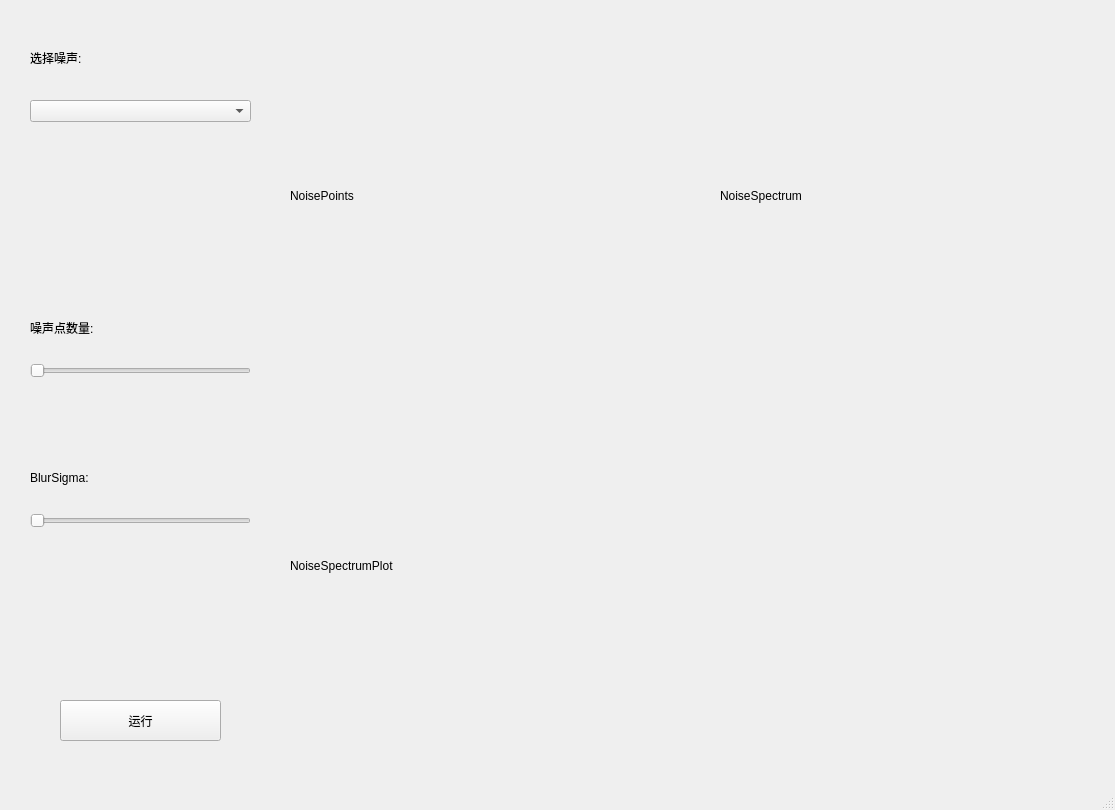
<?xml version="1.0" encoding="UTF-8"?>
<ui version="4.0">
 <class>MainWindow</class>
 <widget class="QMainWindow" name="MainWindow">
  <property name="geometry">
   <rect>
    <x>0</x>
    <y>0</y>
    <width>1115</width>
    <height>810</height>
   </rect>
  </property>
  <property name="windowTitle">
   <string>MainWindow</string>
  </property>
  <widget class="QWidget" name="centralwidget">
   <widget class="QWidget" name="horizontalLayoutWidget">
    <property name="geometry">
     <rect>
      <x>290</x>
      <y>40</y>
      <width>321</width>
      <height>311</height>
     </rect>
    </property>
    <layout class="QHBoxLayout" name="horizontalLayout">
     <item>
      <widget class="QLabel" name="NoisePoints">
       <property name="text">
        <string>NoisePoints</string>
       </property>
      </widget>
     </item>
    </layout>
   </widget>
   <widget class="QWidget" name="horizontalLayoutWidget_2">
    <property name="geometry">
     <rect>
      <x>720</x>
      <y>40</y>
      <width>321</width>
      <height>311</height>
     </rect>
    </property>
    <layout class="QHBoxLayout" name="horizontalLayout_2">
     <item>
      <widget class="QLabel" name="NoiseSpectrum">
       <property name="text">
        <string>NoiseSpectrum</string>
       </property>
      </widget>
     </item>
    </layout>
   </widget>
   <widget class="QWidget" name="horizontalLayoutWidget_3">
    <property name="geometry">
     <rect>
      <x>290</x>
      <y>390</y>
      <width>751</width>
      <height>351</height>
     </rect>
    </property>
    <layout class="QHBoxLayout" name="horizontalLayout_4">
     <item>
      <widget class="QLabel" name="NoiseSpectrumPlot">
       <property name="text">
        <string>NoiseSpectrumPlot</string>
       </property>
      </widget>
     </item>
    </layout>
   </widget>
   <widget class="QPushButton" name="Run">
    <property name="geometry">
     <rect>
      <x>60</x>
      <y>700</y>
      <width>161</width>
      <height>41</height>
     </rect>
    </property>
    <property name="text">
     <string>运行</string>
    </property>
   </widget>
   <widget class="QSlider" name="BlurSigma">
    <property name="geometry">
     <rect>
      <x>30</x>
      <y>510</y>
      <width>221</width>
      <height>22</height>
     </rect>
    </property>
    <property name="orientation">
     <enum>Qt::Horizontal</enum>
    </property>
   </widget>
   <widget class="QSlider" name="PointsNum">
    <property name="geometry">
     <rect>
      <x>30</x>
      <y>360</y>
      <width>221</width>
      <height>22</height>
     </rect>
    </property>
    <property name="orientation">
     <enum>Qt::Horizontal</enum>
    </property>
   </widget>
   <widget class="QComboBox" name="NoiseType">
    <property name="geometry">
     <rect>
      <x>30</x>
      <y>100</y>
      <width>221</width>
      <height>22</height>
     </rect>
    </property>
   </widget>
   <widget class="QLabel" name="ShowNoiseType">
    <property name="geometry">
     <rect>
      <x>30</x>
      <y>50</y>
      <width>221</width>
      <height>16</height>
     </rect>
    </property>
    <property name="text">
     <string>选择噪声:</string>
    </property>
   </widget>
   <widget class="QLabel" name="ShowPointsNum">
    <property name="geometry">
     <rect>
      <x>30</x>
      <y>320</y>
      <width>221</width>
      <height>16</height>
     </rect>
    </property>
    <property name="text">
     <string>噪声点数量:</string>
    </property>
   </widget>
   <widget class="QLabel" name="ShowSigmaValue">
    <property name="geometry">
     <rect>
      <x>30</x>
      <y>470</y>
      <width>211</width>
      <height>16</height>
     </rect>
    </property>
    <property name="text">
     <string>BlurSigma:</string>
    </property>
   </widget>
  </widget>
  <widget class="QMenuBar" name="menubar">
   <property name="geometry">
    <rect>
     <x>0</x>
     <y>0</y>
     <width>1115</width>
     <height>26</height>
    </rect>
   </property>
  </widget>
  <widget class="QStatusBar" name="statusbar"/>
 </widget>
 <resources/>
 <connections/>
</ui>
